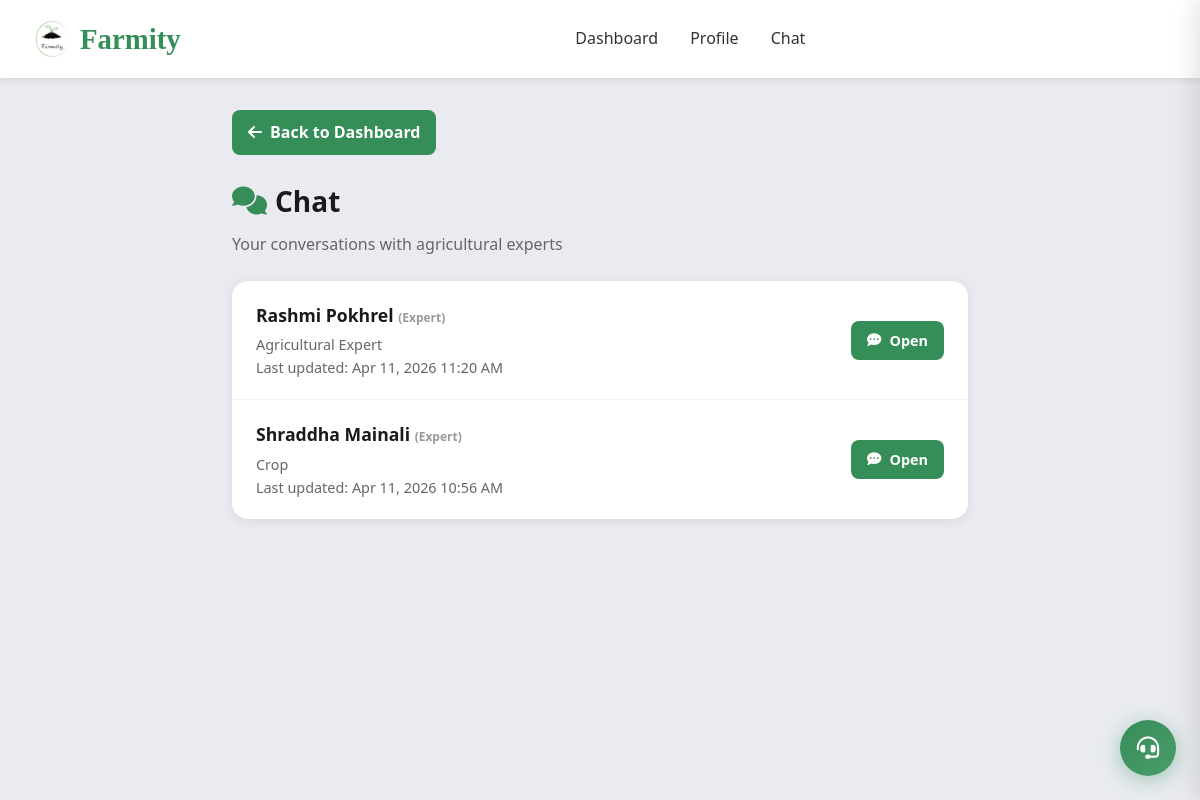
/chat/ (signed in), run on an earlier commit of the app's database.
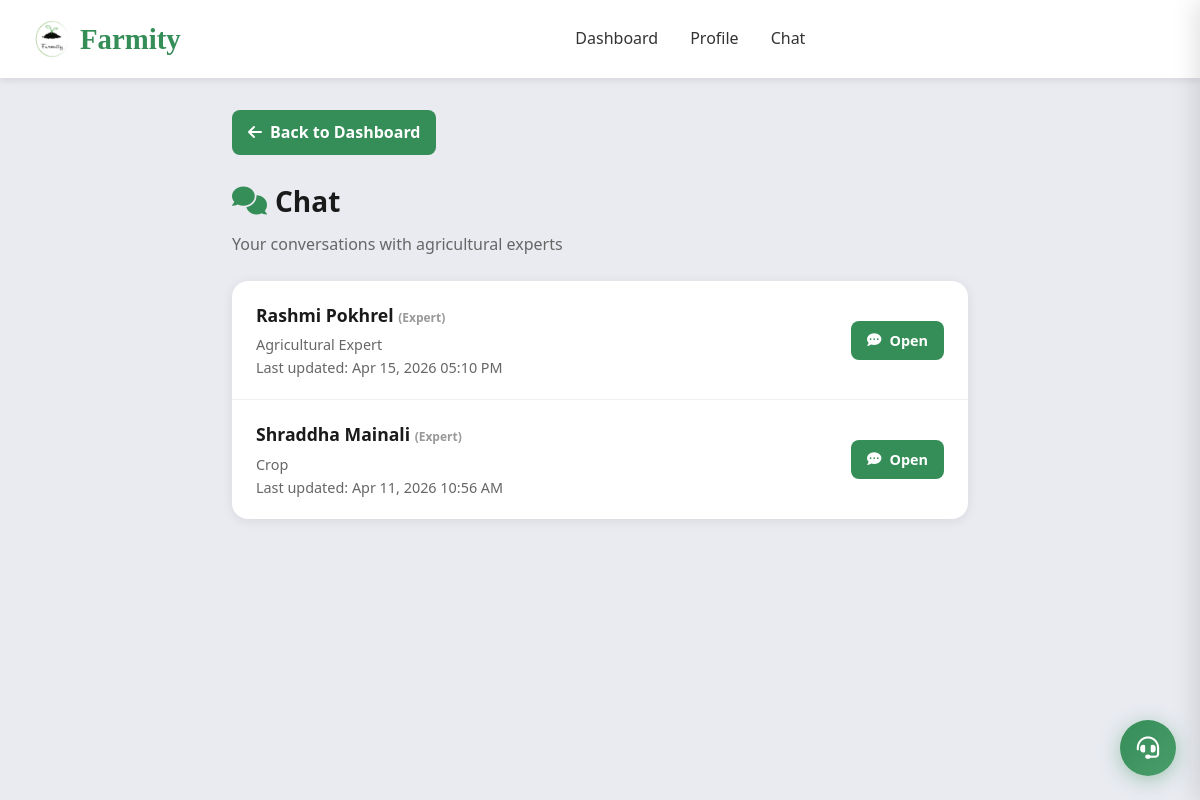
And on a later commit of the database.
### accounts/models.py (models this page shows, shortened)
class ExpertChatThread(models.Model):
    expert = models.ForeignKey(ExpertProfile, on_delete=models.CASCADE, related_name='chat_threads')
    created_by = models.ForeignKey(User, on_delete=models.CASCADE, related_name='chat_threads')
    created_at = models.DateTimeField(auto_now_add=True)
    updated_at = models.DateTimeField(auto_now=True)
    class Meta:
        ordering = ('-updated_at',)

class ExpertProfile(models.Model):
    user = models.OneToOneField(User, on_delete=models.CASCADE, related_name='expert_profile')
    name = models.CharField(max_length=255, blank=True, null=True)
    photo = models.ImageField(upload_to='expert_photos/', blank=True, null=True)
    qualification = models.CharField(max_length=255, blank=True, null=True)
    specialization = models.CharField(max_length=255, blank=True, null=True)
    experience = models.CharField(max_length=50, blank=True, null=True)
    consultation_fee = models.DecimalField(
        max_digits=10, decimal_places=2, default=0, blank=True, null=True,
        help_text='Fee per appointment (Rs.). 0 = free. Can be set for future paid appointments.'
    )

class User(AbstractBaseUser, PermissionsMixin):
    ROLE_CHOICES = (
        ('admin', 'Admin'),
        ('buyer', 'Buyer'),
        ('farmer', 'Farmer'),
        ('agricultural_expert', 'Agricultural Expert'),
        ('vendor', 'Vendor'),
    )
    GENDER_CHOICES = (
        ('male', 'Male'),
        ('female', 'Female'),
        ('other', 'Other'),
    )
    email = models.EmailField(unique=True)
    phone = models.CharField(max_length=10, unique=True, blank=True, null=True)
    gender = models.CharField(max_length=10, choices=GENDER_CHOICES, blank=True, null=True)
    role = models.CharField(max_length=20, choices=ROLE_CHOICES, default='buyer')
    is_active = models.BooleanField(default=True)
    email_verified = models.BooleanField(default=False)
    is_verified = models.BooleanField(default=False)
    is_staff = models.BooleanField(default=False)
    date_joined = models.DateTimeField(auto_now_add=True)
    objects = UserManager()
    USERNAME_FIELD = 'email'
    REQUIRED_FIELDS = []

### accounts/views.py (the view)
# urls.py: path('chat/', chat_threads_page, name='chat_threads'),
@login_required
def chat_threads_page(request):
    if request.user.role not in {'buyer', 'farmer', 'agricultural_expert'}:
        return _redirect_to_role_home_response(request.user)
    if request.user.role == 'agricultural_expert':
        profile = ExpertProfile.objects.get(user=request.user)
        threads = ExpertChatThread.objects.filter(expert=profile).select_related('created_by', 'expert', 'expert__user').order_by('-updated_at')
    else:
        if request.user.role == 'farmer':
            kyc_request = request.user.kyc_requests.first()
            kyc_status = kyc_request.status if kyc_request else None
            if kyc_status != 'approved':
                messages.error(request, 'KYC verification is required to chat with experts. Please complete your KYC verification first.')
                return redirect('farmer_dashboard')
        threads = ExpertChatThread.objects.filter(created_by=request.user).select_related('expert', 'expert__user').order_by('-updated_at')
    context = {'threads': threads}
    return render(request, 'chat_threads.html', context)

### accounts/context_processors.py (called while the page is built, shortened)
def admin_collections_payouts_summary(request):
    if not request.user.is_authenticated or getattr(request.user, 'role', None) != 'admin':
        return {}

### templates/chat_threads.html (shortened to what this page needs)
<!DOCTYPE html>
<html lang="en">
<head>
    <link rel="stylesheet" href="/static/css/style.css">
    <link href="https://cdnjs.cloudflare.com/ajax/libs/font-awesome/6.0.0/css/all.min.css" rel="stylesheet">
</head>
<body>
    <header class="main-header">
        <div class="header-container">
            <div class="logo">
                <a href="/" style="display: flex; align-items: center; gap: 0.5rem; text-decoration: none; color: inherit;">
                    <img src="/static/images/Farmity%20logo.png" alt="Farmity" class="logo-img" onerror="this.style.display='none'">
                    <span class="logo-text">Farmity</span>
                </a>
            </div>
            <nav class="main-nav">
                {% if request.user.role == 'farmer' %}<a href="{% url 'farmer_dashboard' %}">Dashboard</a>
                {% elif request.user.role == 'buyer' %}<a href="{% url 'user_dashboard' %}">Dashboard</a>
                {% elif request.user.role == 'agricultural_expert' %}<a href="{% url 'expert_dashboard' %}">Dashboard</a>
                {% else %}<a href="{% url 'dashboard' %}">Dashboard</a>{% endif %}
                <a href="{% url 'profile' %}">Profile</a>
                <a href="{% url 'chat_threads' %}">Chat</a>
            </nav>
        </div>
    </header>
    <main class="main-content">
        <a href="{% if request.user.role == 'farmer' %}{% url 'farmer_dashboard' %}{% elif request.user.role == 'buyer' %}{% url 'user_dashboard' %}{% else %}{% url 'expert_dashboard' %}{% endif %}" class="btn-back">
            <i class="fas fa-arrow-left"></i> Back to Dashboard
        </a>
        <h1 class="page-title"><i class="fas fa-comments" style="color: #358D58;"></i> Chat</h1>
        <p class="page-subtitle">
            {% if request.user.role == 'agricultural_expert' %}
                Your conversations with farmers and buyers
            {% else %}
                Your conversations with agricultural experts
            {% endif %}
        </p>
        <div class="chat-card">
            {% if threads %}
            <ul class="thread-list">
                {% for thread in threads %}
                <a href="{% url 'chat_thread' thread.id %}" class="thread-item">
                    <div class="thread-info">
                        <h4>
                            {% if request.user.role == 'agricultural_expert' %}
                                {{ thread.created_by.email }}
                                {% if thread.created_by.role == 'farmer' %}<span style="font-size:0.75rem;color:#999;">(Farmer)</span>{% elif thread.created_by.role == 'buyer' %}<span style="font-size:0.75rem;color:#999;">(Buyer)</span>{% endif %}
                            {% else %}
                                {{ thread.expert.name|default:thread.expert.user.email }}
                                <span style="font-size:0.75rem;color:#999;">(Expert)</span>
                            {% endif %}
                        </h4>
                        <p>{{ thread.expert.specialization|default:"Agricultural Expert" }}</p>
                        <p class="thread-meta">Last updated: {{ thread.updated_at|date:"M d, Y h:i A" }}</p>
                    </div>
                    <span class="btn-open"><i class="fas fa-comment-dots"></i> Open</span>
                </a>
                {% endfor %}
            </ul>
            {% endif %}
        </div>
    </main>
    {% include 'support_widget.html' %}
</body>
</html>

What changed in the data, as far as the page shows it:
changed ExpertChatThread "Rashmi Pokhrel": updated_at "Apr 11, 2026 11:20 AM" → "Apr 15, 2026 05:10 PM"
